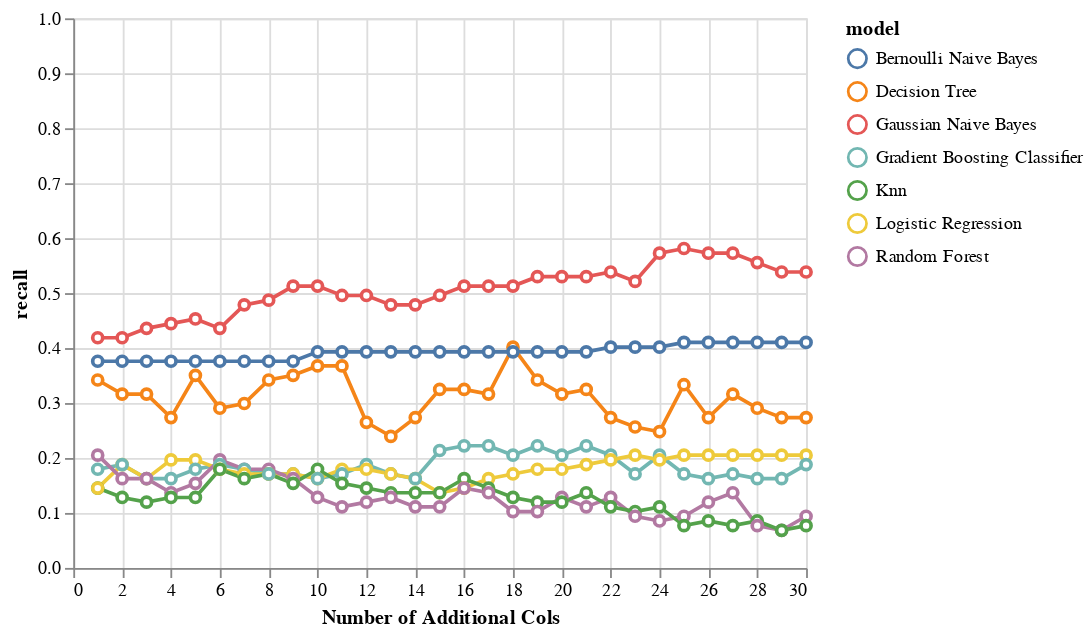

Notebook cell for this chart:
### Markdown cell above
The chart below shows the incremental value of adding new features when looking at recall of the positive class only. This tells a slightly different story where there is a lot of improvement to the recall as we keep adding features. We notice the precision declines slightly, but ultimately we believe the gain of recall merits keeping the majority of the additional features identified.

### Code cell
perf_subset = perf_by_additional_n_cols_matrix_v1[
    (perf_by_additional_n_cols_matrix_v1['grouping'] == "Depressed (Yes)") &
    (perf_by_additional_n_cols_matrix_v1['additional_col_method'] == "corr_to_mdd_subset_data_v2")
]


alt.Chart(perf_subset).mark_line(
       point={
         "filled": False,
         "fill": "white"
       }
).encode(
    x = alt.X('addl_cols', title="Number of Additional Cols"),
    y = alt.Y('recall', scale=alt.Scale(domain=[0, 1])),
    color = 'model'
)

### Figure 1 — Vega-Lite specification as saved in the notebook (floating-point values rounded to 4 significant figures; data arrays with more than 128 entries replaced by an {"elided": "..."} marker saying what was removed)
{"config": {"view": {"continuousWidth": 400, "continuousHeight": 300}}, "data": {"name": "data-2121b745ecd90d73ab720b1447914680"}, "mark": {"type": "line", "point": {"filled": false, "fill": "white"}}, "encoding": {"color": {"field": "model", "type": "nominal"}, "x": {"field": "addl_cols", "title": "Number of Additional Cols", "type": "quantitative"}, "y": {"field": "recall", "scale": {"domain": [0, 1]}, "type": "quantitative"}}, "$schema": "https://vega.github.io/schema/vega-lite/v4.17.0.json", "datasets": {"data-2121b745ecd90d73ab720b1447914680": {"elided": "210 records"}}}
